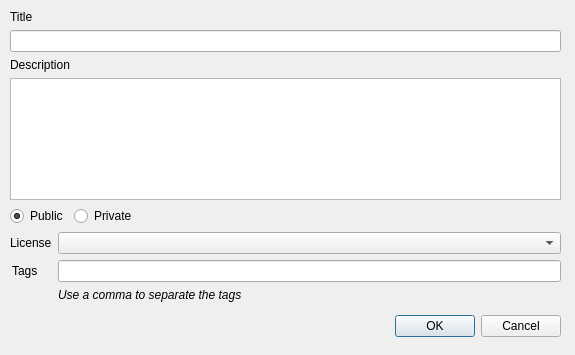
<?xml version="1.0" encoding="UTF-8"?>
<ui version="4.0">
 <class>Dialog</class>
 <widget class="QDialog" name="Dialog">
  <property name="geometry">
   <rect>
    <x>0</x>
    <y>0</y>
    <width>575</width>
    <height>355</height>
   </rect>
  </property>
  <property name="windowTitle">
   <string>Score Information</string>
  </property>
  <property name="modal">
   <bool>true</bool>
  </property>
  <widget class="QDialogButtonBox" name="buttonBox">
   <property name="geometry">
    <rect>
     <x>220</x>
     <y>310</y>
     <width>341</width>
     <height>32</height>
    </rect>
   </property>
   <property name="orientation">
    <enum>Qt::Horizontal</enum>
   </property>
   <property name="standardButtons">
    <set>QDialogButtonBox::Cancel|QDialogButtonBox::Ok</set>
   </property>
  </widget>
  <widget class="QWidget" name="verticalLayoutWidget">
   <property name="geometry">
    <rect>
     <x>10</x>
     <y>10</y>
     <width>551</width>
     <height>292</height>
    </rect>
   </property>
   <layout class="QVBoxLayout" name="verticalLayout">
    <property name="sizeConstraint">
     <enum>QLayout::SetNoConstraint</enum>
    </property>
    <item>
     <widget class="QLabel" name="lblTitle">
      <property name="text">
       <string>Title</string>
      </property>
     </widget>
    </item>
    <item>
     <widget class="QLineEdit" name="title">
      <property name="text">
       <string/>
      </property>
     </widget>
    </item>
    <item>
     <widget class="QLabel" name="lblDescription">
      <property name="text">
       <string>Description</string>
      </property>
     </widget>
    </item>
    <item>
     <widget class="QPlainTextEdit" name="description">
      <property name="plainText">
       <string/>
      </property>
     </widget>
    </item>
    <item>
     <layout class="QHBoxLayout" name="public_private_layout">
      <property name="sizeConstraint">
       <enum>QLayout::SetDefaultConstraint</enum>
      </property>
      <item>
       <widget class="QRadioButton" name="rbPublic">
        <property name="sizePolicy">
         <sizepolicy hsizetype="Fixed" vsizetype="Fixed">
          <horstretch>0</horstretch>
          <verstretch>0</verstretch>
         </sizepolicy>
        </property>
        <property name="text">
         <string>Public</string>
        </property>
        <property name="checked">
         <bool>true</bool>
        </property>
       </widget>
      </item>
      <item>
       <widget class="QRadioButton" name="rbPrivate">
        <property name="text">
         <string>Private</string>
        </property>
       </widget>
      </item>
     </layout>
    </item>
    <item>
     <layout class="QFormLayout" name="formLayout">
      <property name="fieldGrowthPolicy">
       <enum>QFormLayout::AllNonFixedFieldsGrow</enum>
      </property>
      <property name="labelAlignment">
       <set>Qt::AlignRight|Qt::AlignTrailing|Qt::AlignVCenter</set>
      </property>
      <item row="3" column="1">
       <widget class="QLabel" name="label">
        <property name="font">
         <font>
          <italic>true</italic>
         </font>
        </property>
        <property name="text">
         <string>Use a comma to separate the tags</string>
        </property>
       </widget>
      </item>
      <item row="2" column="1">
       <widget class="QLineEdit" name="tags"/>
      </item>
      <item row="2" column="0">
       <widget class="QLabel" name="lblTag">
        <property name="sizePolicy">
         <sizepolicy hsizetype="Fixed" vsizetype="Preferred">
          <horstretch>0</horstretch>
          <verstretch>0</verstretch>
         </sizepolicy>
        </property>
        <property name="minimumSize">
         <size>
          <width>40</width>
          <height>0</height>
         </size>
        </property>
        <property name="text">
         <string>Tags</string>
        </property>
       </widget>
      </item>
      <item row="1" column="0">
       <widget class="QLabel" name="lblLicense">
        <property name="enabled">
         <bool>true</bool>
        </property>
        <property name="sizePolicy">
         <sizepolicy hsizetype="Fixed" vsizetype="Preferred">
          <horstretch>0</horstretch>
          <verstretch>0</verstretch>
         </sizepolicy>
        </property>
        <property name="minimumSize">
         <size>
          <width>40</width>
          <height>0</height>
         </size>
        </property>
        <property name="text">
         <string>License</string>
        </property>
       </widget>
      </item>
      <item row="1" column="1">
       <widget class="QComboBox" name="license">
        <property name="enabled">
         <bool>true</bool>
        </property>
       </widget>
      </item>
     </layout>
    </item>
   </layout>
  </widget>
 </widget>
 <resources/>
 <connections>
  <connection>
   <sender>buttonBox</sender>
   <signal>accepted()</signal>
   <receiver>Dialog</receiver>
   <slot>accept()</slot>
   <hints>
    <hint type="sourcelabel">
     <x>248</x>
     <y>254</y>
    </hint>
    <hint type="destinationlabel">
     <x>157</x>
     <y>274</y>
    </hint>
   </hints>
  </connection>
  <connection>
   <sender>buttonBox</sender>
   <signal>rejected()</signal>
   <receiver>Dialog</receiver>
   <slot>reject()</slot>
   <hints>
    <hint type="sourcelabel">
     <x>316</x>
     <y>260</y>
    </hint>
    <hint type="destinationlabel">
     <x>286</x>
     <y>274</y>
    </hint>
   </hints>
  </connection>
 </connections>
</ui>
